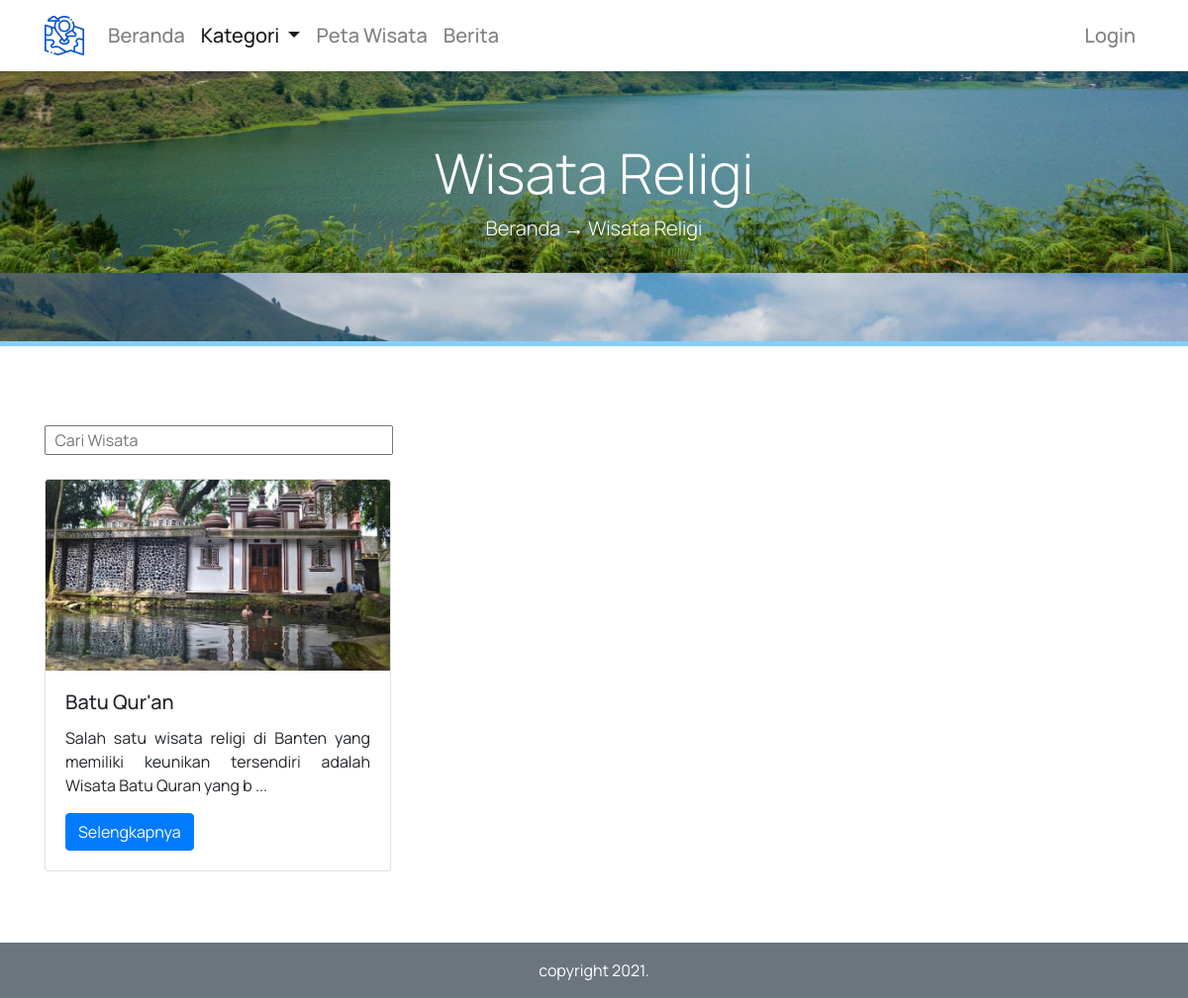
Screenshot of /wisata_religi.php with the database file from the repository.
### tables this page shows
CREATE TABLE `tb_wisata` (
  `id_wisata` int(5) NOT NULL,
  `nama_wisata` varchar(50) NOT NULL,
  `deskripsi` text NOT NULL,
  `deskripsi2` text NOT NULL,
  `kategori` varchar(20) NOT NULL,
  `alamat` text NOT NULL,
  `latitude` float(12,6) NOT NULL,
  `longitude` float(12,6) NOT NULL,
  `gambar` text NOT NULL,
  `keterangan_gambar` text NOT NULL,
  `video` text NOT NULL,
  `keterangan_video` text NOT NULL,
  `keterangan` text NOT NULL,
  `id_user` int(5) NOT NULL
);

### functions.php (called while the page is built, shortened)
<?php
$conn = mysqli_connect("localhost","root","","db_giswisatapdg");
function query($query) {
    global $conn;
    $result = mysqli_query($conn, $query);
    $rows = [];
    while( $row = mysqli_fetch_assoc($result) ) {
        $rows[] = $row;
    }
    return $rows;
}
?>

### wisata_religi.php (the view, shortened to what this page needs)
<?php
require 'functions.php';
$wisatareligi = query("SELECT * FROM tb_wisata WHERE kategori='religi'");
?>
<!doctype html>
<html lang="en">
  <head>
    <link rel="stylesheet" href="style.css" />
    <link rel="stylesheet" href="https://cdn.jsdelivr.net/npm/bootstrap@4.6.0/dist/css/bootstrap.min.css">
  </head>
  <body>
    <nav class="navbar navbar-expand-lg navbar-light fixed-top shadow-sm "
    style="background-color: #ffffff" >
    <div class="container" style="font-family: 'Manrope', sans-serif;">
      <a class="navbar-brand" href="#">
      <img src="img/logo/map.png" width="40" height="40">
      </a>
      <div class="collapse navbar-collapse mt-2 mb-2 h5" id="navbarNavDropdown">
        <ul class="navbar-nav ">
        <li class="nav-item">
            <a class="nav-link " href="index.php">Beranda</a>
          </li>
          <li class="nav-item dropdown active">
            <a class="nav-link dropdown-toggle" href="#" id="navbarDropdownMenuLink" role="button" data-toggle="dropdown" aria-haspopup="true" aria-expanded="false">
              Kategori
            </a>
          </li>
          <li class="nav-item">
            <a class="nav-link " href="petawisata.php">Peta Wisata<span class="sr-only">(current)</span></a>
          </li>
          <li class="nav-item">
            <a class="nav-link" href="berita.php">Berita</a>
          </li>
        </ul>
        <ul class="navbar-nav ml-auto">
          <li class="nav-item">
            <a class="nav-link" href="login.php">Login</a>
          </li>
        </ul>
      </div>
      </div>
    </nav>
    <div class="jumbotron jumbotron-fluid" style="height: 350px">
        <div class="container text-center text-white font-weight-bold pt-5" style="font-family: 'Manrope', sans-serif;">
            <br>
            <h1 class="display-4">Wisata Religi</h1>
            <p class="lead">Beranda → Wisata Religi</p>
        </div>
    </div>
    <section class="wisatareligi mb-5">
    <div class="container" style="font-family: 'Manrope', sans-serif;">
    <div class="row">
      <div class="col-md-12">
        <br> <br>
        <form action="" method="post" class="form-inline">
          <div class="form-group mr-2">
            <input type="text" name="keyword" size="37" autofocus placeholder="  Cari Wisata" autocomplete="off" id="keyword-religi">
          </div>
        </form>
        <br>
        <div id="konten-religi">
        <div class="row row-cols-1 row-cols-md-3">
          <?php foreach( $wisatareligi as $row ) : ?>
          <div class="col mb-4">
            <div class="card">
              <img src="img/wisata/<?= $row["gambar"]; ?>" class="card-img-top">
              <div class="card-body">
                <h5 class="card-title"><?= $row["nama_wisata"]; ?></h5>
                <p class="card-text text-justify"><?= substr($row["deskripsi"], 0, 100); ?> ...</p>
                <a href="detail_wisata_religi.php?id_wisata=<?= $row["id_wisata"]; ?>" class="btn btn-primary">Selengkapnya</a>
              </div>
            </div>
          </div>
          <?php endforeach; ?>
        </div>
        </div>
      </div>
    </div>
    </div>
    </section>
    <footer class="text-white bg-secondary" style="font-family: 'Manrope', sans-serif;">
      <div class="container" style="font-family: 'Manrope', sans-serif;">
        <div class="row pt-3">
          <di class="col text-center">
            <p>copyright 2021.</p>
          </di>
        </div>
      </div>
    </footer>
  </body>
</html>

### style.css (style rules this page uses)
.navbar a { padding: right 5px !important; }
section { min-height: 420px; }
.jumbotron { max-height: 500px; background-image: url(img/hero/danau.jpeg); background-size: cover; background-position: 0 -210px; border-top: 5px solid salmon; border-bottom: 5px solid lightskyblue; }

### rows the page displays
tb_wisata: gambar (picture), nama_wisata "Batu Qur'an", deskripsi "Salah satu wisata religi di Banten yang memiliki keunikan tersendiri adalah Wisata Batu Quran yang b"
